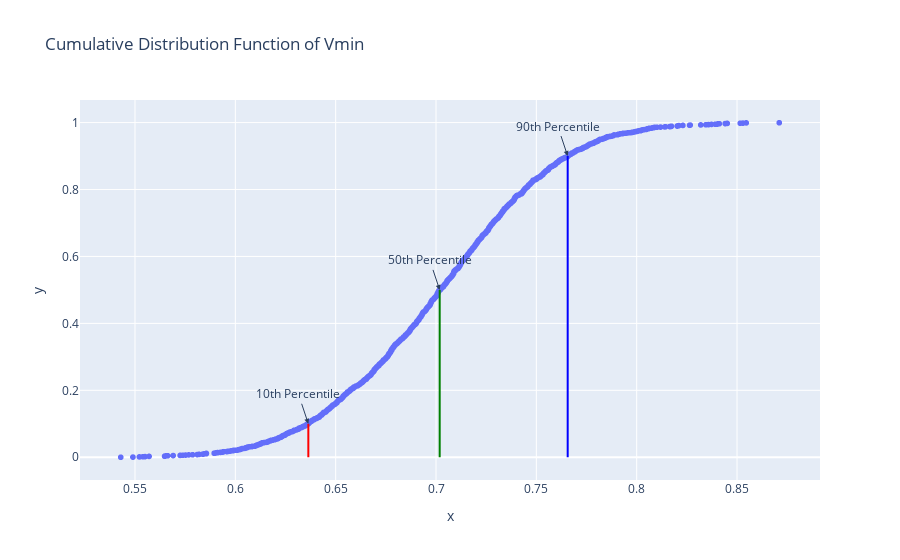

The code cell stored with this chart in its notebook:
### Code cell
# Import necessary libraries
import pandas as pd
import numpy as np
import plotly.express as px
from plotly import graph_objects as go

# Create a DataFrame with 2000 rows and columns "Die" and "Vmin"
data = {
    'Die': range(1, 2001),
    'Vmin': np.random.normal(loc=0.7, scale=0.05, size=2000)  # Mean is 0.7, standard deviation is 0.05
}

df = pd.DataFrame(data)

# Sort the DataFrame by "Vmin" to plot the CDF
df_sorted = df.sort_values('Vmin')

# Calculate the CDF
cumulative_probs = np.arange(len(df_sorted)) / len(df_sorted)

# Create a Plotly figure
fig = px.scatter(x=df_sorted['Vmin'], y=cumulative_probs, title='Cumulative Distribution Function of Vmin')

# Add horizontal lines at the percentiles (10%, 50%, and 90%)
percentile_10 = np.percentile(df['Vmin'], 10)
percentile_50 = np.percentile(df['Vmin'], 50)
percentile_90 = np.percentile(df['Vmin'], 90)

fig.add_shape(type='line', x0=percentile_10, y0=0, x1=percentile_10, y1=0.1, line=dict(color='red'))
fig.add_shape(type='line', x0=percentile_50, y0=0, x1=percentile_50, y1=0.5, line=dict(color='green'))
fig.add_shape(type='line', x0=percentile_90, y0=0, x1=percentile_90, y1=0.9, line=dict(color='blue'))

# Add labels for the percentiles
fig.add_annotation(x=percentile_10, y=0.1, text="10th Percentile", showarrow=True, arrowhead=2)
fig.add_annotation(x=percentile_50, y=0.5, text="50th Percentile", showarrow=True, arrowhead=2)
fig.add_annotation(x=percentile_90, y=0.9, text="90th Percentile", showarrow=True, arrowhead=2)

# Show the plot
fig.show()

### Figure 1 — Plotly figure (JSON) as saved in the notebook; plotly's stock layout.template omitted (floating-point values rounded to 4 significant figures; data arrays with more than 128 entries replaced by an {"elided": "..."} marker saying what was removed)
{"data": [{"hovertemplate": "x=%{x}<br>y=%{y}<extra></extra>", "legendgroup": "", "marker": {"color": "#636efa", "symbol": "circle"}, "mode": "markers", "name": "", "showlegend": false, "type": "scattergl", "x": {"elided": "2000 float values"}, "xaxis": "x", "y": {"elided": "2000 float values"}, "yaxis": "y"}], "layout": {"annotations": [{"arrowhead": 2, "showarrow": true, "text": "10th Percentile", "x": 0.6364, "y": 0.1}, {"arrowhead": 2, "showarrow": true, "text": "50th Percentile", "x": 0.7018, "y": 0.5}, {"arrowhead": 2, "showarrow": true, "text": "90th Percentile", "x": 0.7656, "y": 0.9}], "legend": {"tracegroupgap": 0}, "shapes": [{"line": {"color": "red"}, "type": "line", "x0": 0.6364, "x1": 0.6364, "y0": 0, "y1": 0.1}, {"line": {"color": "green"}, "type": "line", "x0": 0.7018, "x1": 0.7018, "y0": 0, "y1": 0.5}, {"line": {"color": "blue"}, "type": "line", "x0": 0.7656, "x1": 0.7656, "y0": 0, "y1": 0.9}], "title": {"text": "Cumulative Distribution Function of Vmin"}, "xaxis": {"anchor": "y", "domain": [0, 1], "title": {"text": "x"}}, "yaxis": {"anchor": "x", "domain": [0, 1], "title": {"text": "y"}}}}
